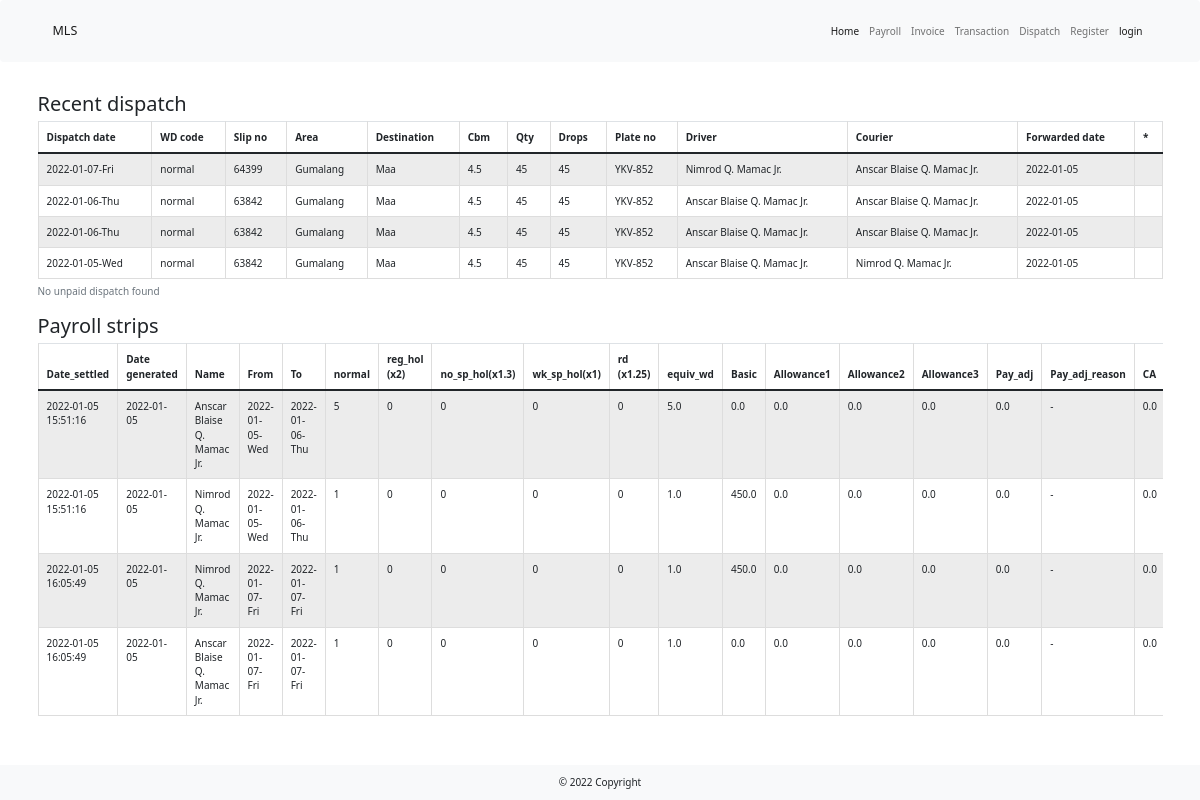
Page /payroll on the committed database.
### main.py (models this page shows)
class DispatchTable(UserMixin, db.Model):
    __tablename__ = "dispatch"
    id = db.Column(db.Integer, primary_key=True, unique=True)
    dispatch_date = db.Column(db.String(100), nullable=False)
    wd_code = db.Column(db.String(100), nullable=False)
    slip_no = db.Column(db.String(100), nullable=False)
    route = db.Column(db.String(100), nullable=False)
    area = db.Column(db.String(250))
    destination = db.Column(db.String(100))
    odo_start = db.Column(db.Integer)
    odo_end = db.Column(db.Integer)
    km = db.Column(db.Float(precision=1))
    cbm = db.Column(db.Float(precision=1), nullable=False)
    qty = db.Column(db.Integer, nullable=False)
    drops = db.Column(db.Integer, nullable=False)
    std_rate = db.Column(db.Float(precision=1), nullable=False)
    rate = db.Column(db.Float(precision=1), nullable=False)
    plate_no = db.Column(db.String(100), nullable=False)
    driver = db.Column(db.String(100), nullable=False)
    courier = db.Column(db.String(100), nullable=False)
    forwarded_date = db.Column(db.String(100), nullable=False)
    invoice_no = db.Column(db.String(100))
    or_no = db.Column(db.String(100))
    or_amt = db.Column(db.Float(precision=1))
    encoded_on = db.Column(db.String(100), nullable=False)
    encoded_by = db.Column(db.String(100))
    encoder_id = db.Column(db.Integer, db.ForeignKey("users.id"))
    encoder = relationship("UserTable", back_populates="dispatch")

class PayStripTable(UserMixin, db.Model):
    __tablename__ = "pay_strip"
    id = db.Column(db.Integer, primary_key=True, unique=True)
    date_settled = db.Column(db.String(100))
    start_date = db.Column(db.String(100), nullable=False)
    end_date = db.Column(db.String(100), nullable=False)
    employee_name = db.Column(db.String(100), nullable=False)
    employee_id = db.Column(db.String(100), nullable=False)
    normal = db.Column(db.Integer)
    reg_hol = db.Column(db.Integer)
    no_sp_hol = db.Column(db.Integer)
    wk_sp_hol = db.Column(db.Integer)
    rd = db.Column(db.Integer)
    equiv_wd = db.Column(db.Float(precision=2))
    basic = db.Column(db.Float(precision=2))
    allowance1 = db.Column(db.Float(precision=2))
    allowance2 = db.Column(db.Float(precision=2))
    allowance3 = db.Column(db.Float(precision=2))
    pay_adj = db.Column(db.Float(precision=2))
    pay_adj_reason = db.Column(db.String(250))
    cash_adv = db.Column(db.Float(precision=2))
    ca_date = db.Column(db.String(100))
    ca_deduction = db.Column(db.Float(precision=2))
    ca_remaining = db.Column(db.Float(precision=2))
    sss = db.Column(db.Float(precision=2))
    philhealth = db.Column(db.Float(precision=2))
    pag_ibig = db.Column(db.Float(precision=2))
    life_insurance = db.Column(db.Float(precision=2))
    income_tax = db.Column(db.Float(precision=2))
    total_pay = db.Column(db.Float(precision=2))
    total_deduct = db.Column(db.Float(precision=2))
    net_pay = db.Column(db.Float(precision=2))
    transferred_amt1 = db.Column(db.Float(precision=2))
    transferred_amt2 = db.Column(db.Float(precision=2))
    carry_over_next_month = db.Column(db.Float(precision=2))
    carry_over_past_month = db.Column(db.Float(precision=2))
    gen_date = db.Column(db.String(100))
    paid_by = db.Column(db.String(100))
    dispatch_ids = db.Column(db.String(200))

### main.py (the view)
@app.route("/payroll", methods=["Get", "Post"])
def payroll():
    with create_engine('sqlite:///lbc_dispatch.db').connect() as cnx:
        raw = pd.read_sql_table(
            table_name="dispatch",
            con=cnx, index_col='dispatch_date',
            columns=['id', 'dispatch_date', 'wd_code', 'slip_no',
                     'area', 'destination', 'cbm', 'qty', 'drops', 'plate_no',
                     'driver', 'courier', 'forwarded_date'
                     ],
        )
    unpaid_cnt = is_found(raw["forwarded_date"], "-")
    if unpaid_cnt > 0:
        paid = False
        df = raw.groupby("forwarded_date").get_group("-").sort_values("dispatch_date", ascending=False)  # group of unpaid dispatches
    else:
        paid = True
        df = raw.head(n=25).sort_values("dispatch_date", ascending=False)
    with create_engine('sqlite:///lbc_dispatch.db').connect() as cnx:
        strip_df = pd.read_sql_table(table_name="pay_strip", con=cnx)
        pay_strip_df = strip_df.head(n=25).sort_values("gen_date", ascending=False)
    return render_template("payroll.html", unpaid_df=df, pay_strip_df=pay_strip_df, paid=paid, unpaid_cnt=unpaid_cnt)

### _util.py (called while the page is built)
def is_found(list_to_check, char_to_find):
    cnt = 0
    for item in list_to_check:
        if item == char_to_find:
            cnt += 1
    if cnt > 0:
        return cnt
    else:
        return cnt

### templates/payroll.html (shortened to what this page needs)
{% extends 'bootstrap/base.html' %}
{% import "bootstrap/wtf.html" as wtf %}
{% block content %}
    {% include '_header.html' %}
    <div class="container my-5">
        <h2>Recent dispatch</h2>
        <div class="table-responsive">
            <table class="table table-striped table-hover table-bordered table-sm">
                {% if paid: %}
                    <caption>No unpaid dispatch found</caption>
                {% else: %}
                    <caption>Found {{unpaid_cnt }} unpaid dispatched. <a href="{{ url_for('add_payroll')}}" class="btn btn-primary">Forward to paystrip</a></caption>
                {% endif %}
                <thead>
                <tr>
                    <th scope="col">Dispatch date</th>
                    <th scope="col">WD code</th>
                    <th scope="col">Slip no</th>
                    <th scope="col">Area</th>
                    <th scope="col">Destination</th>
                    <th scope="col">Cbm</th>
                    <th scope="col">Qty</th>
                    <th scope="col">Drops</th>
                    <th scope="col">Plate no</th>
                    <th scope="col">Driver</th>
                    <th scope="col">Courier</th>
                    <th scope="col">Forwarded date</th>
                    <th scope="col">*</th>
                </tr>
                </thead>
                <tbody>
                {% for row in unpaid_df.itertuples(): %}
                <tr>
                    <td>{{ row[2] }}</td>
                    <td>{{ row[3] }}</td>
                    <td>{{ row[4] }}</td>
                    <td>{{ row[5] }}</td>
                    <td>{{ row[6] }}</td>
                    <td>{{ row[7] }}</td>
                    <td>{{ row[8] }}</td>
                    <td>{{ row[9] }}</td>
                    <td>{{ row[10] }}</td>
                    <td>{{ row[11] }}</td>
                    <td>{{ row[12] }}</td>
                    <td>{{ row[13] }}</td>
                    {% if paid %}
                        <td><a hidden href="{{ url_for('edit_dispatch', dispatch_id=row[1])}}">edit</a></td>
                    {% else: %}
                        <td><a href="{{ url_for('edit_dispatch', dispatch_id=row[1])}}">edit</a></td>
                    {% endif %}
                </tr>
                {% endfor %}
                </tbody>
            </table>
        </div>
        <h2>Payroll strips</h2>
        <div class="table-responsive">
            <table class="table table-striped table-hover table-bordered table-sm">
                <thead>
                <tr>
                    <th scope="col">Date_settled</th>
                    <th scope="col">Date generated</th>
                    <th scope="col">Name</th>
                    <th scope="col">From</th>
                    <th scope="col">To</th>
                    <th scope="col">normal</th>
                    <th scope="col">reg_hol (x2)</th>
                    <th scope="col">no_sp_hol(x1.3)</th>
                    <th scope="col">wk_sp_hol(x1)</th>
                    <th scope="col">rd (x1.25)</th>
                    <th scope="col">equiv_wd</th>
                    <th scope="col">Basic</th>
                    <th scope="col">Allowance1</th>
                    <th scope="col">Allowance2</th>
                    <th scope="col">Allowance3</th>
                    <th scope="col">Pay_adj</th>
                    <th scope="col">Pay_adj_reason</th>
                    <th scope="col">CA</th>
                </tr>
                </thead>
                <tbody>
                {% for row in pay_strip_df.itertuples(): %}
                <tr>
                    <td>{{ row[2] }}</td>
                    <td>{{ row[35] }}</td>
                    <td>{{ row[5] }}</td>
                    <td>{{ row[3] }}</td>
                    <td>{{ row[4] }}</td>
                    <td>{{ row[7] }}</td>
                    <td>{{ row[8] }}</td>
                    <td>{{ row[9] }}</td>
                    <td>{{ row[10] }}</td>
                    <td>{{ row[11] }}</td>
                    <td>{{ row[12] }}</td>
                    <td>{{ row[13] }}</td>
                    <td>{{ row[14] }}</td>
                    <td>{{ row[15] }}</td>
                    <td>{{ row[16] }}</td>
                    <td>{{ row[17] }}</td>
                    <td>{{ row[18] }}</td>
                    <td>{{ row[19] }}</td>
                </tr>
                {% endfor %}
                </tbody>
            </table>
        </div>
    </div>
    {% include '_footer.html' %}
{% endblock  %}

### rows in the picture
DispatchTable: dispatch_date "2022-01-07-Fri", wd_code "normal", slip_no "64399", area "Gumalang", destination "Maa", cbm "4.5", qty "45", drops "45", plate_no "YKV-852", driver "Nimrod Q. Mamac Jr.", courier "Anscar Blaise Q. Mamac Jr.", forwarded_date "2022-01-05"
DispatchTable: dispatch_date "2022-01-06-Thu", wd_code "normal", slip_no "63842", area "Gumalang", destination "Maa", cbm "4.5", qty "45", drops "45", plate_no "YKV-852", driver "Anscar Blaise Q. Mamac Jr.", courier "Anscar Blaise Q. Mamac Jr.", forwarded_date "2022-01-05"
DispatchTable: dispatch_date "2022-01-06-Thu", wd_code "normal", slip_no "63842", area "Gumalang", destination "Maa", cbm "4.5", qty "45", drops "45", plate_no "YKV-852", driver "Anscar Blaise Q. Mamac Jr.", courier "Anscar Blaise Q. Mamac Jr.", forwarded_date "2022-01-05"
DispatchTable: dispatch_date "2022-01-05-Wed", wd_code "normal", slip_no "63842", area "Gumalang", destination "Maa", cbm "4.5", qty "45", drops "45", plate_no "YKV-852", driver "Anscar Blaise Q. Mamac Jr.", courier "Nimrod Q. Mamac Jr.", forwarded_date "2022-01-05"
PayStripTable: date_settled "2022-01-05 15:51:16", gen_date "2022-01-05", employee_name "Anscar Blaise Q. Mamac Jr.", start_date "2022-01-05-Wed", end_date "2022-01-06-Thu", normal "5", no_sp_hol "0", wk_sp_hol "0", rd "0", row "0", equiv_wd "5.0", allowance1 "0.0", allowance2 "0.0", allowance3 "0.0", pay_adj "0.0", row "0.0", row "-"
PayStripTable: date_settled "2022-01-05 15:51:16", gen_date "2022-01-05", employee_name "Nimrod Q. Mamac Jr.", start_date "2022-01-05-Wed", end_date "2022-01-06-Thu", normal "1", no_sp_hol "0", wk_sp_hol "0", rd "0", row "0", equiv_wd "1.0", row "450.0", allowance2 "0.0", allowance3 "0.0", pay_adj "0.0", row "0.0", row "-"
PayStripTable: date_settled "2022-01-05 16:05:49", gen_date "2022-01-05", employee_name "Nimrod Q. Mamac Jr.", start_date "2022-01-07-Fri", end_date "2022-01-07-Fri", normal "1", no_sp_hol "0", wk_sp_hol "0", rd "0", row "0", equiv_wd "1.0", row "450.0", allowance2 "0.0", allowance3 "0.0", pay_adj "0.0", row "0.0", row "-"
PayStripTable: date_settled "2022-01-05 16:05:49", gen_date "2022-01-05", employee_name "Anscar Blaise Q. Mamac Jr.", start_date "2022-01-07-Fri", end_date "2022-01-07-Fri", normal "1", no_sp_hol "0", wk_sp_hol "0", rd "0", row "0", equiv_wd "1.0", allowance1 "0.0", allowance2 "0.0", allowance3 "0.0", pay_adj "0.0", row "0.0", row "-"
